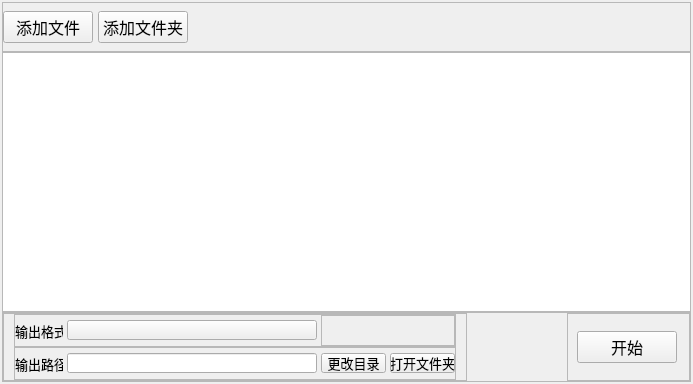
<?xml version="1.0" encoding="UTF-8"?>
<ui version="4.0">
 <class>QAudioConvertWnd</class>
 <widget class="QWidget" name="QAudioConvertWnd">
  <property name="geometry">
   <rect>
    <x>0</x>
    <y>0</y>
    <width>693</width>
    <height>384</height>
   </rect>
  </property>
  <property name="windowTitle">
   <string/>
  </property>
  <layout class="QVBoxLayout" name="verticalLayout">
   <property name="spacing">
    <number>0</number>
   </property>
   <property name="leftMargin">
    <number>2</number>
   </property>
   <property name="topMargin">
    <number>2</number>
   </property>
   <property name="rightMargin">
    <number>2</number>
   </property>
   <property name="bottomMargin">
    <number>2</number>
   </property>
   <item>
    <widget class="QFrame" name="frame">
     <property name="minimumSize">
      <size>
       <width>0</width>
       <height>50</height>
      </size>
     </property>
     <property name="maximumSize">
      <size>
       <width>16777215</width>
       <height>50</height>
      </size>
     </property>
     <property name="font">
      <font>
       <family>微软雅黑</family>
       <pointsize>12</pointsize>
      </font>
     </property>
     <property name="frameShape">
      <enum>QFrame::StyledPanel</enum>
     </property>
     <property name="frameShadow">
      <enum>QFrame::Raised</enum>
     </property>
     <layout class="QHBoxLayout" name="horizontalLayout">
      <property name="spacing">
       <number>5</number>
      </property>
      <property name="leftMargin">
       <number>0</number>
      </property>
      <property name="topMargin">
       <number>0</number>
      </property>
      <property name="rightMargin">
       <number>0</number>
      </property>
      <property name="bottomMargin">
       <number>0</number>
      </property>
      <item>
       <widget class="QPushButton" name="btnAddFile">
        <property name="minimumSize">
         <size>
          <width>90</width>
          <height>25</height>
         </size>
        </property>
        <property name="text">
         <string>添加文件</string>
        </property>
       </widget>
      </item>
      <item>
       <widget class="QPushButton" name="btnAddPath">
        <property name="minimumSize">
         <size>
          <width>90</width>
          <height>25</height>
         </size>
        </property>
        <property name="text">
         <string>添加文件夹</string>
        </property>
       </widget>
      </item>
      <item>
       <spacer name="horizontalSpacer">
        <property name="orientation">
         <enum>Qt::Horizontal</enum>
        </property>
        <property name="sizeHint" stdset="0">
         <size>
          <width>624</width>
          <height>20</height>
         </size>
        </property>
       </spacer>
      </item>
     </layout>
    </widget>
   </item>
   <item>
    <widget class="QListWidget" name="ListItemWnd"/>
   </item>
   <item>
    <widget class="QFrame" name="frame_3">
     <property name="sizePolicy">
      <sizepolicy hsizetype="Preferred" vsizetype="Fixed">
       <horstretch>0</horstretch>
       <verstretch>0</verstretch>
      </sizepolicy>
     </property>
     <property name="minimumSize">
      <size>
       <width>0</width>
       <height>70</height>
      </size>
     </property>
     <property name="maximumSize">
      <size>
       <width>16777215</width>
       <height>120</height>
      </size>
     </property>
     <property name="frameShape">
      <enum>QFrame::StyledPanel</enum>
     </property>
     <property name="frameShadow">
      <enum>QFrame::Raised</enum>
     </property>
     <layout class="QHBoxLayout" name="horizontalLayout_2">
      <property name="spacing">
       <number>20</number>
      </property>
      <property name="leftMargin">
       <number>0</number>
      </property>
      <property name="topMargin">
       <number>0</number>
      </property>
      <property name="rightMargin">
       <number>0</number>
      </property>
      <property name="bottomMargin">
       <number>0</number>
      </property>
      <item>
       <widget class="QFrame" name="frame_4">
        <property name="sizePolicy">
         <sizepolicy hsizetype="Preferred" vsizetype="Preferred">
          <horstretch>0</horstretch>
          <verstretch>0</verstretch>
         </sizepolicy>
        </property>
        <property name="minimumSize">
         <size>
          <width>450</width>
          <height>0</height>
         </size>
        </property>
        <property name="font">
         <font>
          <family>微软雅黑</family>
          <pointsize>10</pointsize>
         </font>
        </property>
        <property name="frameShape">
         <enum>QFrame::StyledPanel</enum>
        </property>
        <property name="frameShadow">
         <enum>QFrame::Raised</enum>
        </property>
        <layout class="QVBoxLayout" name="verticalLayout_2">
         <property name="spacing">
          <number>0</number>
         </property>
         <property name="leftMargin">
          <number>10</number>
         </property>
         <property name="topMargin">
          <number>0</number>
         </property>
         <property name="rightMargin">
          <number>10</number>
         </property>
         <property name="bottomMargin">
          <number>0</number>
         </property>
         <item>
          <widget class="QFrame" name="frame_7">
           <property name="frameShape">
            <enum>QFrame::StyledPanel</enum>
           </property>
           <property name="frameShadow">
            <enum>QFrame::Raised</enum>
           </property>
           <layout class="QHBoxLayout" name="horizontalLayout_5">
            <property name="spacing">
             <number>4</number>
            </property>
            <property name="leftMargin">
             <number>0</number>
            </property>
            <property name="topMargin">
             <number>0</number>
            </property>
            <property name="rightMargin">
             <number>0</number>
            </property>
            <property name="bottomMargin">
             <number>0</number>
            </property>
            <item>
             <widget class="QLabel" name="label">
              <property name="sizePolicy">
               <sizepolicy hsizetype="Minimum" vsizetype="Preferred">
                <horstretch>0</horstretch>
                <verstretch>0</verstretch>
               </sizepolicy>
              </property>
              <property name="minimumSize">
               <size>
                <width>48</width>
                <height>0</height>
               </size>
              </property>
              <property name="maximumSize">
               <size>
                <width>48</width>
                <height>16777215</height>
               </size>
              </property>
              <property name="text">
               <string>输出格式</string>
              </property>
             </widget>
            </item>
            <item>
             <widget class="QPushButton" name="btnOuputFormat">
              <property name="sizePolicy">
               <sizepolicy hsizetype="Expanding" vsizetype="Fixed">
                <horstretch>0</horstretch>
                <verstretch>0</verstretch>
               </sizepolicy>
              </property>
              <property name="minimumSize">
               <size>
                <width>250</width>
                <height>20</height>
               </size>
              </property>
              <property name="maximumSize">
               <size>
                <width>250</width>
                <height>20</height>
               </size>
              </property>
              <property name="text">
               <string/>
              </property>
             </widget>
            </item>
            <item>
             <widget class="QFrame" name="frame_9">
              <property name="sizePolicy">
               <sizepolicy hsizetype="Minimum" vsizetype="Preferred">
                <horstretch>0</horstretch>
                <verstretch>0</verstretch>
               </sizepolicy>
              </property>
              <property name="minimumSize">
               <size>
                <width>130</width>
                <height>0</height>
               </size>
              </property>
              <property name="frameShape">
               <enum>QFrame::StyledPanel</enum>
              </property>
              <property name="frameShadow">
               <enum>QFrame::Raised</enum>
              </property>
             </widget>
            </item>
           </layout>
          </widget>
         </item>
         <item>
          <widget class="QFrame" name="frame_8">
           <property name="frameShape">
            <enum>QFrame::StyledPanel</enum>
           </property>
           <property name="frameShadow">
            <enum>QFrame::Raised</enum>
           </property>
           <layout class="QHBoxLayout" name="horizontalLayout_6">
            <property name="spacing">
             <number>4</number>
            </property>
            <property name="leftMargin">
             <number>0</number>
            </property>
            <property name="topMargin">
             <number>0</number>
            </property>
            <property name="rightMargin">
             <number>0</number>
            </property>
            <property name="bottomMargin">
             <number>0</number>
            </property>
            <item>
             <widget class="QLabel" name="label_2">
              <property name="minimumSize">
               <size>
                <width>48</width>
                <height>0</height>
               </size>
              </property>
              <property name="maximumSize">
               <size>
                <width>48</width>
                <height>16777215</height>
               </size>
              </property>
              <property name="text">
               <string>输出路径</string>
              </property>
             </widget>
            </item>
            <item>
             <widget class="QLineEdit" name="lineEditOutputPath">
              <property name="minimumSize">
               <size>
                <width>250</width>
                <height>20</height>
               </size>
              </property>
              <property name="maximumSize">
               <size>
                <width>250</width>
                <height>20</height>
               </size>
              </property>
              <property name="readOnly">
               <bool>true</bool>
              </property>
             </widget>
            </item>
            <item>
             <widget class="QPushButton" name="btnChangeDir">
              <property name="minimumSize">
               <size>
                <width>65</width>
                <height>20</height>
               </size>
              </property>
              <property name="maximumSize">
               <size>
                <width>65</width>
                <height>20</height>
               </size>
              </property>
              <property name="text">
               <string>更改目录</string>
              </property>
             </widget>
            </item>
            <item>
             <widget class="QPushButton" name="btnOpenPath">
              <property name="minimumSize">
               <size>
                <width>65</width>
                <height>20</height>
               </size>
              </property>
              <property name="maximumSize">
               <size>
                <width>65</width>
                <height>20</height>
               </size>
              </property>
              <property name="text">
               <string>打开文件夹</string>
              </property>
             </widget>
            </item>
           </layout>
          </widget>
         </item>
        </layout>
       </widget>
      </item>
      <item>
       <spacer name="horizontalSpacer_2">
        <property name="orientation">
         <enum>Qt::Horizontal</enum>
        </property>
        <property name="sizeHint" stdset="0">
         <size>
          <width>40</width>
          <height>20</height>
         </size>
        </property>
       </spacer>
      </item>
      <item>
       <widget class="QFrame" name="frame_6">
        <property name="maximumSize">
         <size>
          <width>160</width>
          <height>16777215</height>
         </size>
        </property>
        <property name="font">
         <font>
          <family>微软雅黑</family>
          <pointsize>12</pointsize>
         </font>
        </property>
        <property name="frameShape">
         <enum>QFrame::StyledPanel</enum>
        </property>
        <property name="frameShadow">
         <enum>QFrame::Raised</enum>
        </property>
        <layout class="QHBoxLayout" name="horizontalLayout_3">
         <property name="rightMargin">
          <number>12</number>
         </property>
         <item>
          <widget class="QPushButton" name="btnStart">
           <property name="minimumSize">
            <size>
             <width>100</width>
             <height>30</height>
            </size>
           </property>
           <property name="maximumSize">
            <size>
             <width>150</width>
             <height>16777215</height>
            </size>
           </property>
           <property name="text">
            <string>开始</string>
           </property>
          </widget>
         </item>
        </layout>
       </widget>
      </item>
     </layout>
    </widget>
   </item>
  </layout>
 </widget>
 <resources/>
 <connections/>
</ui>
